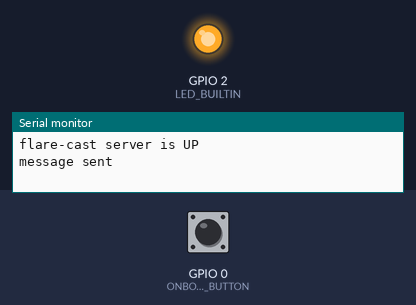
A program run on a simulated ESP32. On the bench: output pins drawn as LEDs (lit = HIGH), the last lines printed to the serial monitor. Inputs (shaded band) come from the test bench; at power-on: GPIO 0 (ONBOARD_BUTTON) HIGH. No radio packets arrive unless stated.

Above: at 0.1 s.
At 1.1 s:
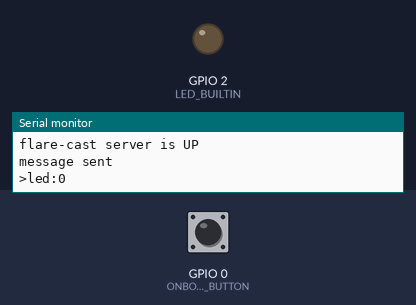
Timing chart, 0 to 2.6 s (numbered marks = the images above):
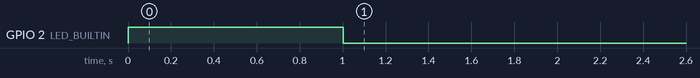

Measured:
- by itself, GPIO 2 (LED_BUILTIN): LOW → HIGH at 0.00 s, → LOW 1.0 s later

The program:

main.cpp
```cpp
#include <Arduino.h>

#define LED_BUILTIN 2    // ESP32 equivalent of Arduino 13
#define ONBOARD_BUTTON 0 // ESP32 onboard BOOT button

// #include <BLEDevice.h>
// #include <BLEUtils.h>
// #include <BLEServer.h>

#include <RH_ASK.h> // defaults: speed = 2000, rxPin = 11, txPin = 12, pttPin = 10
#include <SPI.h>    // Not actually used but needed to compile

RH_ASK driver(200, 13, 12); // 200bps, RX on D13 (default is 11), TX on D12

// // randomly generated using `uuidgen`
// #define SERVICE_UUID "EC25C9C7-5A7D-4E83-A465-ECFC724BBD49"
// #define CHARACTERISTIC_UUID "D824F131-3893-4593-85AA-CE1DBB8E0337"

// BLECharacteristic *pCharacteristic;

long last = 0;
boolean light = false;
// std::string rxOldValue;
int buttonState = 0;
int oldButtonState = LOW;

void setup()
{
  Serial.begin(115200);
  Serial.println("flare-cast server is UP");
  pinMode(LED_BUILTIN, OUTPUT);
  pinMode(ONBOARD_BUTTON, INPUT_PULLUP);

  //   Serial.println("Starting BLE work!");

  //   BLEDevice::init("MyESP32");
  //   BLEServer *pServer = BLEDevice::createServer();
  //   BLEService *pService = pServer->createService(SERVICE_UUID);
  //   pCharacteristic = pService->createCharacteristic(
  //       CHARACTERISTIC_UUID,
  //       BLECharacteristic::PROPERTY_READ |
  //           BLECharacteristic::PROPERTY_WRITE);

  //   pCharacteristic->setValue("0");
  //   pService->start();
  //   BLEAdvertising *pAdvertising = BLEDevice::getAdvertising();
  //   pAdvertising->addServiceUUID(SERVICE_UUID);
  //   pAdvertising->setScanResponse(true);
  //   pAdvertising->setMinPreferred(0x06); // functions that help with iPhone connections issue
  //   pAdvertising->setMinPreferred(0x12);
  //   BLEDevice::startAdvertising();
  //   Serial.println("Characteristic defined! Now you can read it in your phone!");

  //   // TODO: probably check phone is connected prior to going into loop

  // RF 433Mhz module
  if (!driver.init())
  {
    Serial.println("init failed");
  }
}

void loop()
{
  long now = millis();
  buttonState = digitalRead(ONBOARD_BUTTON);

  if (buttonState != oldButtonState && buttonState == HIGH)
  {
    light = true;
    digitalWrite(LED_BUILTIN, light ? HIGH : LOW);
    last = now;

    // send message
    const char *msg = "Hello World!";
    driver.send((uint8_t *)msg, strlen(msg));
    driver.waitPacketSent();
    Serial.println("message sent");
  }
  oldButtonState = buttonState;

  if (now - last > 1000) // every 1 second
  {
    //     pCharacteristic->notify();
    last = now;
    //   }
    //   std::string rxValue = pCharacteristic->getValue();

    //   // TODO: how to strip strip carriage return (ascii 13 \r)
    //   //       and line feed (ascii 10 \n)
    //   if (!rxValue.empty() && rxValue[rxValue.size() - 1] == '\n')
    //   {
    //     rxValue.erase(rxValue.size() - 1);
    //   }
    //   if (!rxValue.empty() && rxValue[rxValue.size() - 1] == '\r')
    //   {
    //     rxValue.erase(rxValue.size() - 1);
    //   }

    //   if (rxValue != rxOldValue)
    //   {
    //     if (rxValue == "0") // a string match on "0" the string (ie not number)
    if (light)
    {
      light = false;
      digitalWrite(LED_BUILTIN, light ? HIGH : LOW);
      Serial.print(">led:");
      Serial.println(0);
      //       pCharacteristic->notify();

      //       const char *msg = "0:is sent";
      //       driver.send((uint8_t *)msg, strlen(msg));
      //       driver.waitPacketSent();
      light = false;
    }
    // else
    // {
    //   digitalWrite(LED_BUILTIN, HIGH);
    //   Serial.print(">led:");
    //   Serial.println(1);
    //   //       pCharacteristic->notify();

    //   //       const char *msg = "1:is sent";
    //   //       driver.send((uint8_t *)msg, strlen(msg));
    //   //       driver.waitPacketSent();
    //   light = true;
    // }
    //     rxOldValue = rxValue;
  }

  delay(20);
}
```
